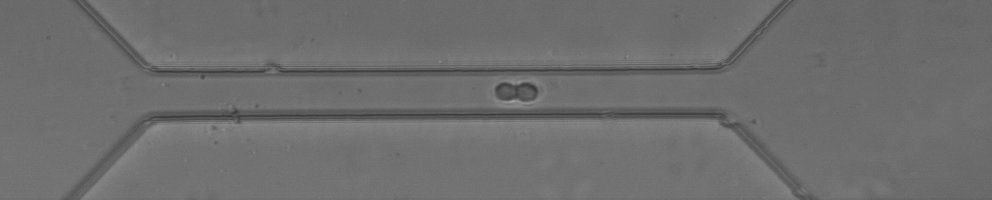
#> input picture Test_images/Slight under focus/0000.tiff, 992 x 200 px
$ python -i '四核threadprocessmix.py'   (imports and definitions only)
#> lines starting #> are read from the running program, lines starting #| are printed output that depends on the picture
#> further down, picture is the input picture: shape (200, 992); min 57, max 166, mean 109.8
import cv2
import numpy as np
import os
import time
from multiprocessing import Process, Queue
from queue import Empty
from threading import Thread

def load_image(image_path):
    return cv2.imread(image_path, cv2.IMREAD_GRAYSCALE), os.path.basename(image_path)

# [21 lines left out: functions thread2, thread3, gaussianandbgsub, not called in this run]

def binary(bg_sub):
    _, binary_image = cv2.threshold(bg_sub, 10, 255, cv2.THRESH_BINARY)
    return binary_image

def morphological_operations(binary_image):
    kernel =np.ones((3, 3), np.uint8)  # 使用NumPy创建kernel
    dilate1 = cv2.dilate(binary_image, kernel, iterations=2)
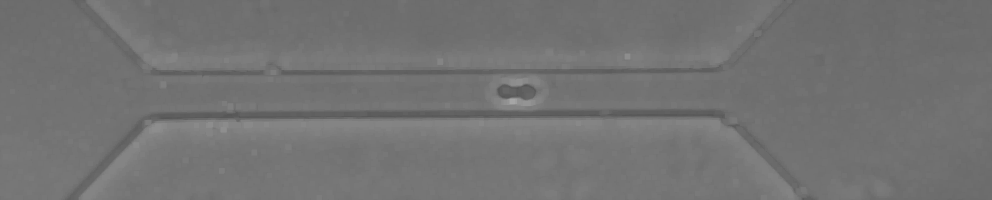
#> dilate1: shape (200, 992); min 84, max 166, mean 114.5
    erode1 = cv2.erode(dilate1, kernel, iterations=2)
    erode2 = cv2.erode(erode1, kernel, iterations=1)
    return erode2

# [152 lines left out: functions find_contours, worker_gusandbgsub, worker_binary, worker_morphological, worker_contour, main, not called in this run]

# [2 lines not run here, left out]

>>> import cv2
>>> picture = cv2.imread('Test_images/Slight under focus/0000.tiff', cv2.IMREAD_GRAYSCALE)
>>> result = morphological_operations(picture)
